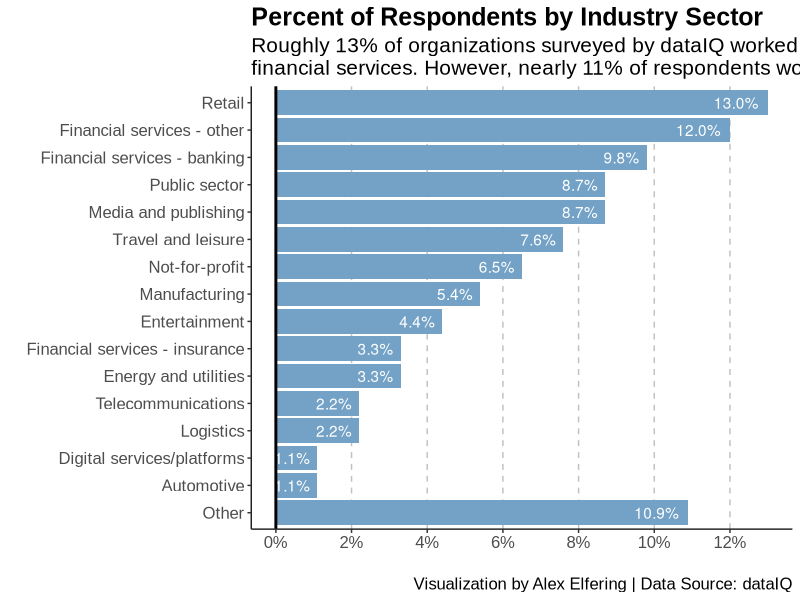

Reproduce this figure in R.
# makeover monday
# week 41 - Survey Respodents by Industry

library(dplyr)
library(tidyr)
library(ggplot2)
library(tidyverse)
library(scales)

setwd("~/Documents/GitHub/Makeover-Monday-Challenges/2020 Week 41 - Survey Respondents")

book1 <- read.csv('Book1.csv')

head(book1)
str(book1)

# Data cleaning
new_col_names <- c('Industry.Sector', 'Percent')
colnames(book1) <- new_col_names

book1_pct <- dplyr::mutate(book1, Percent.Respondents = Percent/100)

max_percent <- max(book1_pct$Percent.Respondents)

# Building the visualization
# First I need to sort the industries by the percent of respondents
# BUT I also want to put 'Other' at the bottom by creating 'tiers'
book1_pct %>%
  mutate(Is.Other = ifelse(Industry.Sector == 'Other', 1, 0),
         ordering = as.numeric(-Is.Other) + Percent.Respondents,
         Industry.Sector = fct_reorder(Industry.Sector, ordering, .desc = F)) %>% 
  # the visualization itself
  ggplot(aes(x = Industry.Sector,
             y = Percent.Respondents,
             label = percent(Percent.Respondents))) +
  geom_bar(stat = 'identity',
           position = 'identity', 
           fill = '#73a2c6') +
  coord_flip() +
  geom_text(aes(hjust = 1.2), color = "white") +
  geom_hline(yintercept = 0,
             size = 1) +
  scale_y_continuous(limits=c(0,max_percent),
                     breaks = seq(0, max_percent, by = 0.02),
                     labels = percent) +
  labs(x = '',
       y = '',
       title = 'Percent of Respondents by Industry Sector',
       subtitle = 'Roughly 13% of organizations surveyed by dataIQ worked in retail, while 12% worked in an other part of\nfinancial services. However, nearly 11% of respondents worked in an industry not listed.\\n',
       caption = 'Visualization by Alex Elfering | Data Source: dataIQ') +
  theme(plot.title = element_text(face = 'bold', size = 18, family = 'Arial'),
        legend.position = 'top',
        legend.background=element_blank(),
        legend.key=element_blank(),
        legend.text = element_text(size = 12, family = 'Arial'),
        legend.title = element_text(size = 12, family = 'Arial'),
        plot.subtitle = element_text(size = 15, family = 'Arial'),
        plot.caption = element_text(size = 12, family = 'Arial'),
        axis.title = element_text(size = 12, family = 'Arial'),
        axis.text = element_text(size = 12, family = 'Arial'),
        strip.text = ggplot2::element_text(size = 12, hjust = 0, face = 'bold', color = 'black', family = 'Arial'),
        strip.background = element_rect(fill = NA),
        panel.background = ggplot2::element_blank(),
        axis.line = element_line(colour = "#222222", linetype = "solid"),
        panel.grid.major.y = ggplot2::element_blank(),
        panel.grid.major.x = element_line(colour = "#c1c1c1", linetype = "dashed")) 


